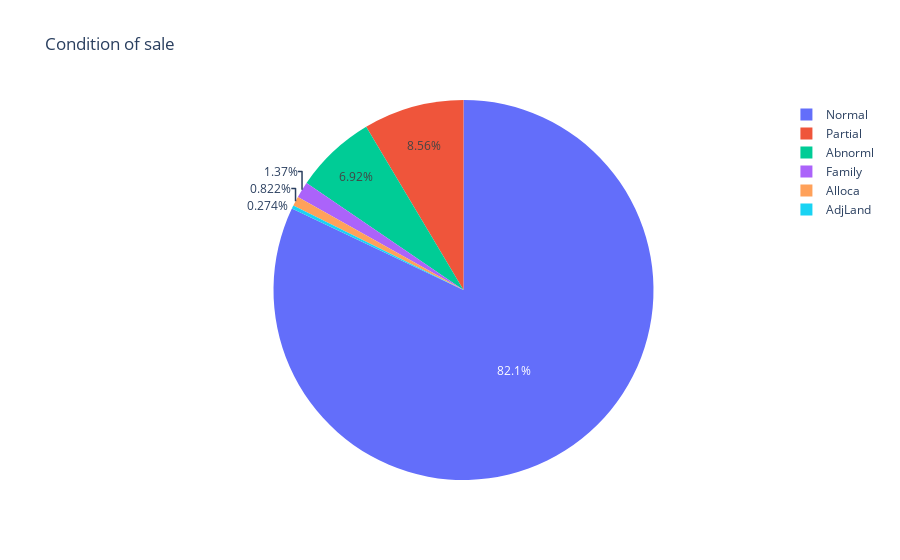

This figure's notebook cell:
### Markdown cell above
- ## **Condition of sale**

### Code cell
fig = px.pie(train, names = "SaleCondition", title = "Condition of sale")
fig.show("png")

### Figure 1 — Plotly figure (JSON) as saved in the notebook; plotly's stock layout.template omitted (floating-point values rounded to 4 significant figures; data arrays with more than 128 entries replaced by an {"elided": "..."} marker saying what was removed)
{"data": [{"domain": {"x": [0, 1], "y": [0, 1]}, "hovertemplate": "SaleCondition=%{label}<extra></extra>", "labels": {"elided": "1460 str values"}, "legendgroup": "", "name": "", "showlegend": true, "type": "pie"}], "layout": {"legend": {"tracegroupgap": 0}, "title": {"text": "Condition of sale"}}}
